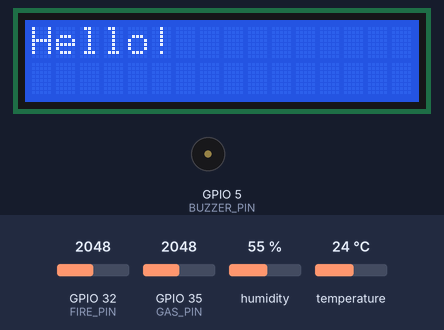
This sketch was run on a simulated ESP32. Parts: 16×2 character LCD, buzzer (waves = sounding, pin HIGH). The inputs (shaded band) are chosen by the test bench; at power-on: humidity 55 %, GPIO 32 (FIRE_PIN) = 2048, GPIO 35 (GAS_PIN) = 2048, temperature 24 °C. WiFi joins after 1.5 s; servers stay silent unless stated; no MQTT or app messages arrive unless stated; what the sketch prints to the serial monitor is not drawn.

Above: at 0.1 s.
2.3 s: humidity set to 22 %
At 7.6 s:
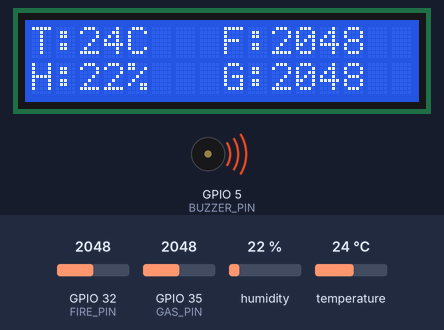
8.2 s: GPIO 32 (FIRE_PIN) set to 2415
At 12.8 s:
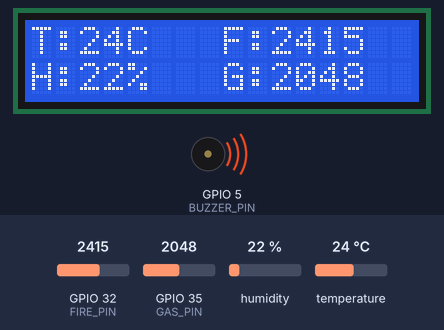
13.3 s: GPIO 35 (GAS_PIN) set to 2415
At 18.0 s:
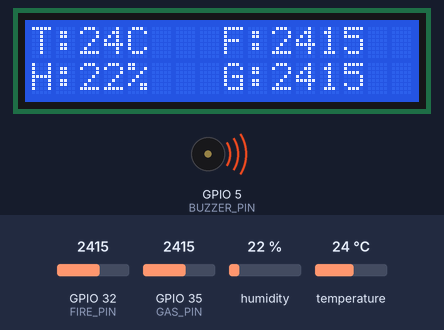
18.4 s: temperature set to 12 °C
At 23.2 s:
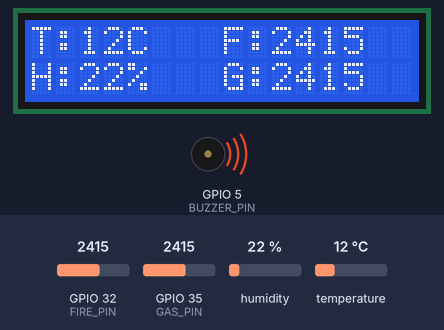
23.5 s: GPIO 32 (FIRE_PIN) set to 2335
At 27.3 s:
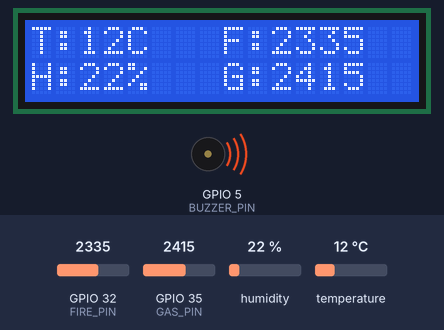
28.5 s: GPIO 35 (GAS_PIN) set to 2335
At 32.6 s:
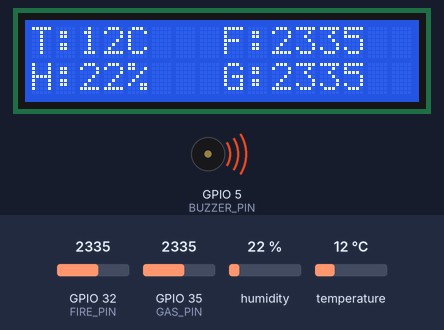
Timing chart, 0 to 34.1 s (numbered marks = the images above; inputs shaded):
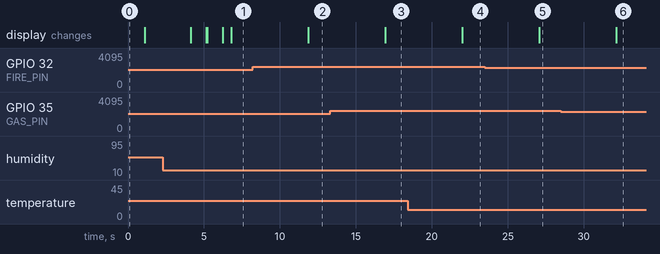

The sketch:

main.ino
```cpp
/**************** Import library ******************/
#include <Wire.h>
#include <Arduino.h>
#include <Wire.h>
#include <WiFi.h>
#include <DHT.h>
#include <PubSubClient.h>
#include <Arduino_JSON.h>
#include <math.h>
#include <Adafruit_Sensor.h>
#include <MQUnifiedsensor.h>
#include <HTTPClient.h>
#include <LiquidCrystal_I2C.h>

/**************** List constant ******************/
#define DHT_TYPE DHT11
#define LCD_ADDR 0x27 // address I2C
#define LCD_HEIGHT 2
#define LCD_WIDTH 16
#define STEP 100
#define DATA_CYCLE 5000 // send data after 5s

/**************** List GPIO ******************/
#define BUZZER_PIN 5
#define DHT_PIN 33
#define FIRE_PIN 32
#define GAS_PIN 35

/**************** Parameter use ******************/
// param wifi
const char *ssid = "duc123";
const char *password = "12345678";

// param broker
String mqtt_server = "broker.hivemq.com";
const uint16_t mqtt_port = 1883;
String dataTopic = "mqtt-fire_alarm_system-data";
String commandTopic = "mqtt-fire_alarm_system-command";
String stateTopic = "mqtt-fire_alarm_system-state";

// state of system
int isOn = 1;

// id device
const String deviceId = "64006fc075f14ed9c8af8b1d";

// param enviroment
float humi, temp;
int fire, gas;
const int fireThreshold = 3500, gasThreshold = 2375;
boolean hasFire, hasGas;

// time stamp
int lastUpdate = 0;

/**************** Initilize data structure ******************/
DHT dht(DHT_PIN, DHT_TYPE); // read value of sensor temperature and humidity DHT_PIN: GPIO, DHT_TYPE: type sensor
WiFiClient wifiClient; // connect Wifi
PubSubClient mqttClient(wifiClient);  // connect, send, recive data from MQTT broker
LiquidCrystal_I2C lcd(LCD_ADDR, LCD_WIDTH, LCD_HEIGHT); // control LCD screen throw communicate with I2C

/**************** Define function ******************/

// turn on buzzer
void warning()
{
  digitalWrite(BUZZER_PIN, LOW);  // turn on buzzer
  delay(1000);                    //  delay 1s
  digitalWrite(BUZZER_PIN, HIGH); // turn off buzzer
}

// Display data on screen
void displayInfo(float temp, float humi)
{
  lcd.clear();
  lcd.setCursor(0, 0);
  lcd.print("T:");
  lcd.setCursor(0, 1);
  lcd.print("H:");
  lcd.setCursor(8, 0);
  lcd.print("F:");
  lcd.setCursor(8, 1);
  lcd.print("G:");
  lcd.setCursor(4, 0);
  lcd.print("C");
  lcd.setCursor(4, 1);
  lcd.print("%");

  // Value of enviroment
  lcd.setCursor(2, 0);
  lcd.print((int)round(temp));
  lcd.setCursor(2, 1);
  lcd.print((int)round(humi));
  lcd.setCursor(10, 0);
  lcd.print((int)round(fire));
  lcd.setCursor(10, 1);
  lcd.print((int)round(gas));

}

// Dispay data from server send back
void displayStatus(int hasFire, int hasGas)
{
  if (hasFire && hasGas)
  {
    lcd.clear();
    lcd.setCursor(0, 0);
    lcd.print("FIRE!");
    lcd.setCursor(7, 0);
    lcd.print("GAS LEAK!");
  }
  else if (hasFire)
  {
    lcd.clear();
    lcd.setCursor(5, 0);
    lcd.print("FIRE!!!");
  }
  else if (hasGas)
  {
    lcd.clear();
    lcd.setCursor(3, 0);
    lcd.print("GAS LEAK!!!");
  }
  else {
  lcd.clear();
  lcd.setCursor(2, 0);
  lcd.print("HIGH TEMP!!!");
  }

  lcd.setCursor(4, 1);
  lcd.print("        ");
  lcd.setCursor(4, 1);
  lcd.print("!DANGER!");
}

// Update status to server
void stateReport(int state)
{
  Serial.print("Update trạng thái: ");
  Serial.println(state);
  JSONVar json;
  json["deviceid"] = deviceId;
  json["state"] = state;
  mqttClient.publish(stateTopic.c_str(), JSON.stringify(json).c_str());
}

// Call when has data from Broker send to
void callback(char *topic, byte *payload, unsigned int length)
{
  Serial.print("New message from topic: ");
  Serial.println(topic);
  for (int i = 0; i < length; i++)
  {
    Serial.print((char)payload[i]);
  }
  Serial.println();

  // handle data
  if ((String)topic == commandTopic)
  {
    Serial.println("ok");
    JSONVar command = JSON.parse((String)((const char *)payload));
    Serial.println(command);

    // check if signal control belong to present device
    Serial.println((String)((const char *)command["deviceid"]));
    Serial.println(deviceId);
    if ((String)((const char *)command["deviceid"]) == deviceId)
    {
      Serial.println("Right ID");

      // Signal recive is control
      if ((String)((const char *)command["type"]) == "control")
      {
        Serial.println("Control Signal");
        int signal;
        if ((String)((const char *)command["state"]) == "1") {
          signal = 1;
        } else {
          signal = 0;
        }
        // int signal = (int)((String)((const char *)command["state"]));
        Serial.print("signal: ");
        Serial.println(signal);
        Serial.print("is ON: ");
        Serial.println(isOn);

        // Signal control different signal of present
        if (signal != isOn)
        {
          Serial.println("Different!");
          isOn = signal;

          // update do state to server
          stateReport(isOn);
          Serial.println(isOn);

          // handle
          if (isOn)
          {
            Serial.println("Signal: Turn on");
            lcd.clear();
            lcd.setCursor(0, 0);
            lcd.print("System is ON!");
          }
          else
          {

            Serial.println("Signal: Turn off");
            lcd.clear();
            lcd.setCursor(0, 0);
            lcd.print("System is OFF!");
          }

          delay(1000);
        } else Serial.println("Same!");
      }

      // Signal recive is warning
      else
      {
        Serial.println("Warning Signal");

        // get param from command object
        int hasFire = command["hasFire"];
        int hasGas = command["hasGas"];
        int danger = command["danger"];

        // Display warning on screen and turn on buzzer
        if (danger && isOn)
        {
          displayStatus(hasFire, hasGas);
          warning();
        }
      }
    }
  }
}

// function reconnect broker
void reconnectBroker()
{
  Serial.println("Connecting to Broker ... ");

  lcd.clear();
  lcd.setCursor(0, 0);
  lcd.print("Connecting to");
  lcd.setCursor(0, 1);
  lcd.print("Broker ...");

  // not connect
  while (!mqttClient.connect("ESP32_ID1", "ESP_OFFLINE", 0, 0, "ESP32_ID1_OFFLINE"))
  {
    Serial.print("Error, rc = ");
    Serial.print(mqttClient.state());
    Serial.println("Try again in 5 seconds");

    lcd.clear();
    lcd.setCursor(0, 0);
    lcd.print("Error!!!");
    lcd.setCursor(0, 1);
    lcd.print("Try again in 5s");

    delay(5000);
  }

  // connected success
  lcd.clear();
  lcd.setCursor(0, 0);
  lcd.print("Connected to");
  lcd.setCursor(0, 1);
  lcd.print("Broker");

  // Subscribe to topic command to get signal control
  mqttClient.subscribe(commandTopic.c_str());

  Serial.println("Connected to Broker!");
  delay(1000);
}

// function reconnect wifi
void reconnectWifi()
{
  lcd.clear();
  lcd.setCursor(0, 0);
  lcd.print("Connecting to");
  lcd.setCursor(0, 1);
  lcd.print("Wifi ...");

  // not connect
  while (WiFi.status() != WL_CONNECTED)
  {
    Serial.println("Connecting to WiFi ... ");
    WiFi.disconnect();
    WiFi.reconnect();

    delay(3000);
  }

  // connected success
  lcd.clear();
  lcd.setCursor(0, 0);
  lcd.print("Connected to");
  lcd.setCursor(0, 1);
  lcd.print("Wifi!");
  lcd.setCursor(7, 1);
  lcd.print(ssid);

  Serial.print("Connected to Wifi: ");
  Serial.println(ssid);
  delay(1000);
}

/**************** Config system ******************/
void setup()
{
  Serial.begin(9600);

  // set up mode for pins
  pinMode(BUZZER_PIN, OUTPUT);
  pinMode(FIRE_PIN, INPUT);
  pinMode(GAS_PIN, INPUT);

  // start sensor DHT
  dht.begin();

  // Config LCD
  Serial.println("Starting LCD ... ");
  lcd.init();
  lcd.backlight();
  lcd.print("Hello!");
  delay(1000);

  // Config Wifi
  WiFi.begin(ssid, password);

  // Config MQTT server and port
  mqttClient.setServer(mqtt_server.c_str(), mqtt_port);
  mqttClient.setCallback(callback);

}

/**************** Loop main ******************/
void loop()
{
  digitalWrite(BUZZER_PIN, HIGH);
  /**************** 1. Check connection ******************/
  // lost connect to Wifi
  if (WiFi.status() != WL_CONNECTED)
  {
    reconnectWifi();
    return;
  }

  // connect again MQTT broker
  if (!mqttClient.connected())
  {
    reconnectBroker();

    // connected success
    lcd.clear();
    lcd.setCursor(0, 0);
    if (isOn)
    {
      lcd.print("System is ON!");
    }
    else
    {
      lcd.print("System is OFF!");
    }
    delay(500);
  }

  // Read data from mqtt queue
  mqttClient.loop();

  /**************** 2. Send data to server ******************/
  // System is on
  if (isOn)
  {
    // enough 1 period
    if (millis() - lastUpdate > DATA_CYCLE)
    {
      // reassign the timeline
      lastUpdate = millis();

      // read data from temperaure and humidity sensor
      float humi = dht.readHumidity();
      float temp = dht.readTemperature();

      Serial.print(F("Độ ẩm: "));
      Serial.print(humi);
      Serial.print(F("%  Nhiệt độ: "));
      Serial.print(temp);
      Serial.print(F("°C "));

      // read data from fire sensor
      fire = analogRead(FIRE_PIN);
      Serial.print("Fire: ");
      Serial.print(fire);

      // read data from gas sensor
      gas = analogRead(GAS_PIN);
      Serial.print(" Gas: ");
      Serial.println(gas);

      // data encapsulation
      JSONVar json;
      json["deviceid"] = deviceId;
      json["temperature"] = temp;
      json["humidity"] = humi;
      json["fire"] = fire;
      json["gas"] = gas;

      // display data
      displayInfo(temp, humi);

      // send data to broker
      mqttClient.publish(dataTopic.c_str(), JSON.stringify(json).c_str());

    }
  }

  // Wait a few seconds between measurements.
  delay(STEP);
}
```

Measured:
- after the input at 8.2 s, the display: changes after 3.7 s (image 2)
- after the input at 13.3 s, the display: changes after 3.6 s (image 3)
- after the input at 18.4 s, the display: changes after 3.6 s (image 4)
- after the input at 23.5 s, the display: changes after 3.6 s (image 5)
- after the input at 28.5 s, the display: changes after 3.7 s (image 6)
